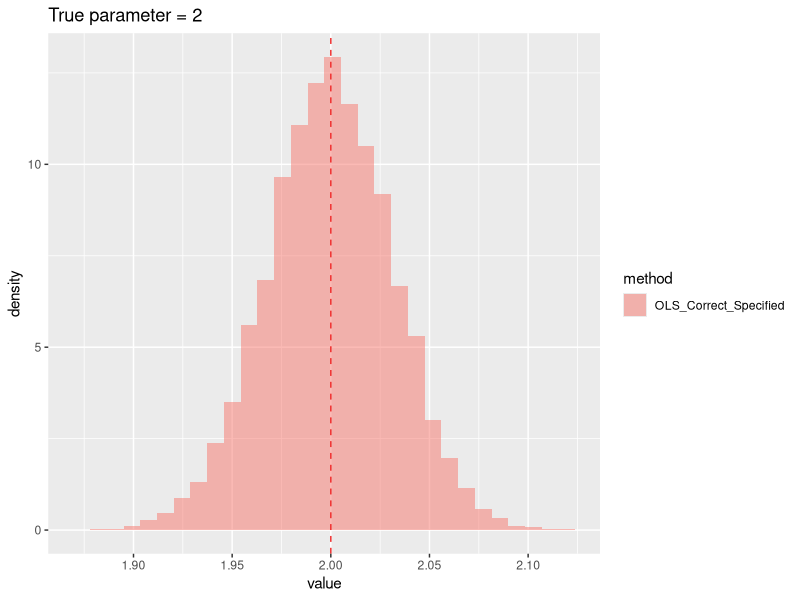
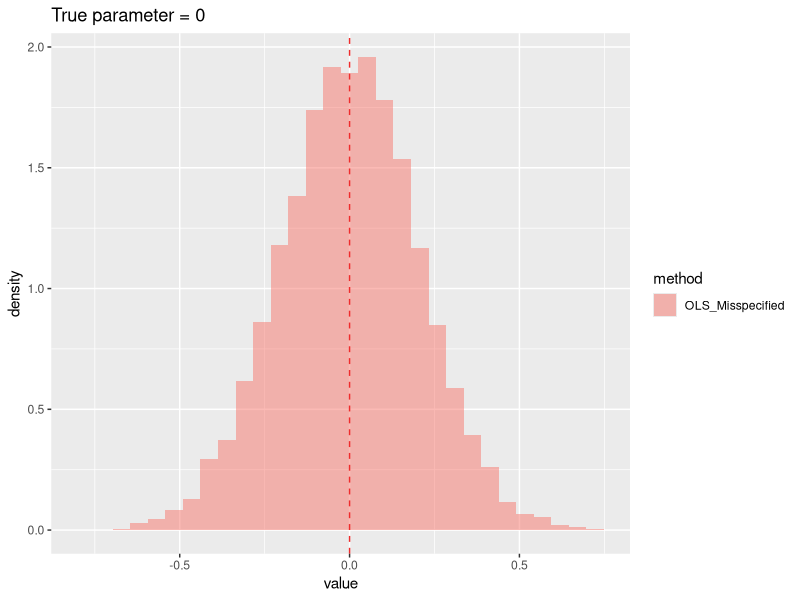
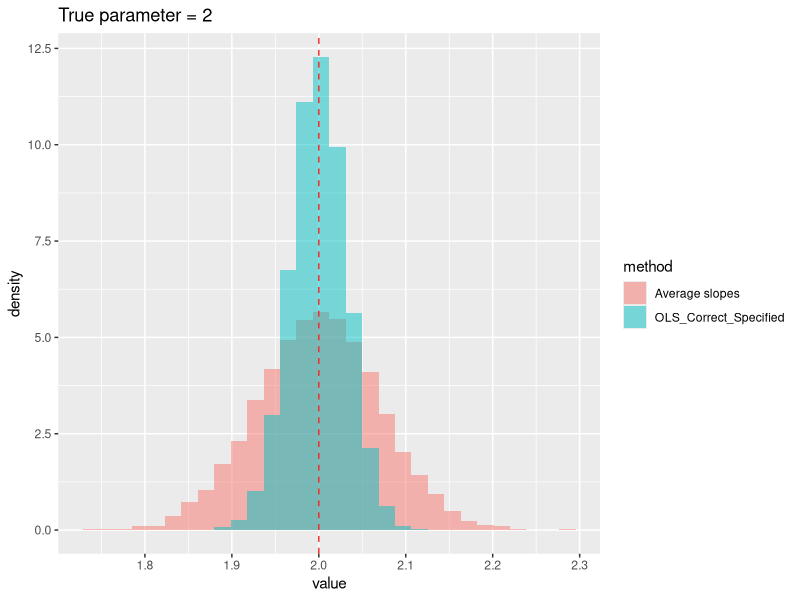

The R source for these figures, in order:
## ---- chunk 1
knitr::opts_chunk$set(echo = TRUE)
## ---- chunk 2
model1 = function(X, eps){
    1 + 2*X + eps
}
model2 = function(X, eps){
    1 + 2 * X^2 + eps
}
## ---- chunk 3
library(ggplot2)

beta1 = c()

n = 1000
for(i in 1:10000){
    X = rnorm(n, 0, 1)
    eps = rnorm(n, 0, 1)
    
    Y = model1(X, eps)
    
    estimator = cov(X, Y) / var(X)
    
    beta1 = c(beta1, estimator)
}

data = data.frame(value = beta1)
data$method = "OLS_Correct_Specified"

ggplot(data, aes(value, fill = method)) + 
    geom_histogram(alpha = 0.5, aes(y = ..density..), position = 'identity') +
    geom_vline(xintercept = 2, linetype="dashed", color="firebrick2") + 
    ggtitle("True parameter = 2")

## ---- chunk 4
bias = mean(beta1) - 2
bias

variance = var(beta1)
variance
## ---- chunk 5
beta1mis = c()

n = 1000
for(i in 1:10000){
    X = rnorm(n, 0, 1)
    eps = rnorm(n, 0, 1)
    
    Y = model2(X, eps)
    
    estimator = cov(X, Y) / var(X)
    
    beta1mis = c(beta1mis, estimator)
}

datamis = data.frame(value = beta1mis)
datamis$method = "OLS_Misspecified"

ggplot(datamis, aes(value, fill = method)) + 
    geom_histogram(alpha = 0.5, aes(y = ..density..), position = 'identity') +
    geom_vline(xintercept = 0, linetype="dashed", color="firebrick2") + 
    ggtitle("True parameter = 0")

## ---- chunk 6
bias = mean(beta1mis) - 0
bias

variance = var(beta1mis)
variance
## ---- chunk 7
slope = c()

n = 1000
index = 1:1000
oddi = index[index%%2 == 1]
eveni = index[index%%2 == 0]
for(i in 1:10000){
    X = rnorm(n, 0, 1)
    eps = rnorm(n, 0, 1)
    
    Y = model1(X, eps)
    
    estimator = 
        median( (Y[eveni] - Y[oddi]) / (X[eveni] - X[oddi]) )
    
    slope = c(slope, estimator)
}

slopes = data.frame(value = slope)
slopes$method = "Average slopes"

estimators = rbind(data, slopes)

ggplot(estimators, aes(value, fill = method)) + 
    geom_histogram(alpha = 0.5, aes(y = ..density..), position = 'identity') +
    geom_vline(xintercept = 2, linetype="dashed", color="firebrick2") + 
    ggtitle("True parameter = 2")

